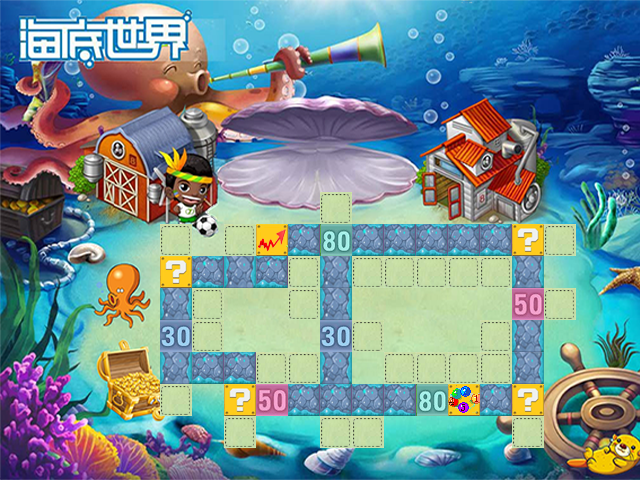

Tiled map render using the project's own tile images. Description and the map definition, with tile-layer contents summarised, below:
An orthogonal 20x15 tile map with 32x32 px tiles, 3 tile layers (ground, way, land).

<map version="1.0" orientation="orthogonal" width="20" height="15" tilewidth="32" tileheight="32">
 <tileset firstgid="1" name="sea" tilewidth="32" tileheight="32">
  <image source="sea.png" width="650" height="512" />
 </tileset>
 <layer name="ground" width="20" height="15">
  <data>[300 cells, 300 non-empty, 300 distinct tile ids]</data>
 </layer>
 <layer name="way" width="20" height="15">
  <data>[300 cells, 36 non-empty, 8 distinct tile ids]</data>
 </layer>
 <layer name="land" width="20" height="15">
  <data>[300 cells, 27 non-empty, 1 distinct tile ids]</data>
 </layer>
</map>